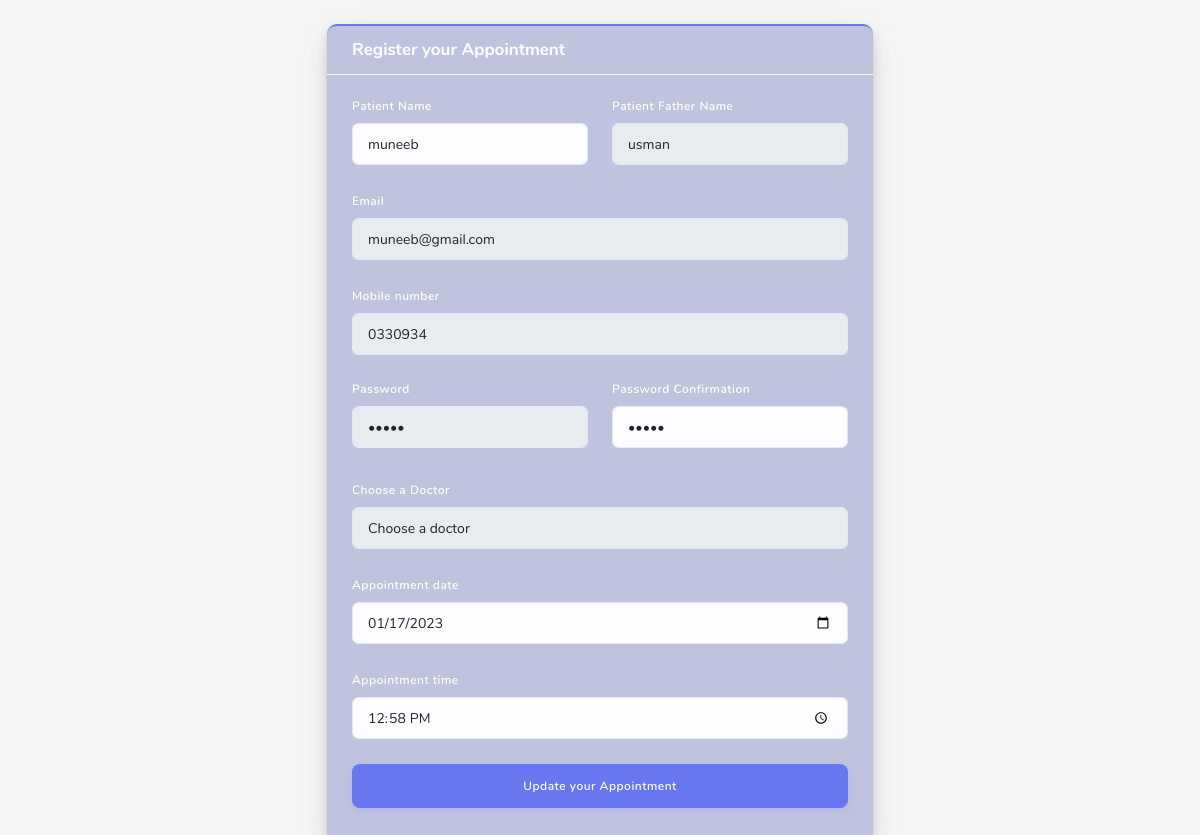
/update-appointment.php?upid=26, run on the app's committed database.
### tables this page shows
CREATE TABLE `patient_record` (
  `pid` bigint(255) NOT NULL,
  `patient_name` varchar(255) NOT NULL,
  `pfather_name` varchar(255) NOT NULL,
  `pemail` varchar(255) NOT NULL,
  `pmobile_number` varchar(255) NOT NULL,
  `password` varchar(255) NOT NULL,
  `cpassword` varchar(255) NOT NULL,
  `cdoctorname` varchar(255) NOT NULL,
  `pdate` varchar(255) NOT NULL,
  `ptime` varchar(255) NOT NULL
);

### update-appointment.php (the view, shortened to what this page needs)
<?php
  include "./include/connection.php";
    $up=$_GET['upid'];
    $upsql="SELECT * FROM `patient_record` WHERE `pid`='$up'";
    $uprun=mysqli_query($conn,$upsql);
    $upfet=mysqli_fetch_assoc($uprun);
  ?>
<!DOCTYPE html>
<html lang="en">
<?php
include "./include/header.php";
?>
<body>
  <div id="app">
    <section class="section">
      <div class="container mt-4">
        <div class="row justify-content-center ">
          <div class="col-12 col-sm-10  col-md-6  col-lg-6  col-xl-6 ">
            <div class="card card-primary">
              <div class="card-header">
                <h4 class="text-white">Register your Appointment</h4>
              </div>
              <div class="card-body">
                <form method="POST" >
                  <div class="row">
                    <div class="form-group col-6">
                      <label for="frist_name">Patient Name</label>
                      <input id="frist_name" oninput="changedata()" onblur="removespantext()" type="text" class="form-control" value="<?php echo $upfet['patient_name']?>" name="patient_name" autofocus>
                    </div>
                    <div class="form-group col-6">
                      <label for="father_name">Patient Father Name</label>
                      <input id="father_name" oninput="changedata1()" onblur="removespantext()" type="text" class="form-control" disabled value="<?php echo $upfet['pfather_name']?>" name="pfather_name">
                    </div>
                  </div>
                  <div class="form-group">
                    <label for="email">Email</label>
                    <input id="email" oninput="changedata3()" disabled onblur="removespantext()" type="email" value="<?php echo $upfet['pemail']?>" class="form-control" name="pemail">
                  </div>
                  <div class="form-group">
                    <label for="mobile_number">Mobile number </label>
                    <input id="mobile_number"  oninput="changedata4()" onblur="removespantext()" disabled type="tel" class="form-control" value="<?php echo $upfet['pmobile_number']?>" name="pmobile_number">
                  </div>
                  <div class="row">
                    <div class="form-group col-6">
                      <label for="password"  class="d-block">Password</label>
                      <input id="password"  oninput="changedata5()" onblur="removespantext()" disabled  value="<?php echo $upfet['password']?>" type="password" class="form-control pwstrength" data-indicator="pwindicator"
                        name="password">
                      <div id="pwindicator" class="pwindicator">
                        <div class="bar"></div>
                      </div>
                    </div>
                    <div class="form-group col-6">
                      <label for="cpassword" class="d-block">Password Confirmation</label>
                      <input id="cpassword" oninput="changedata6()" onblur="removespantext()"name="cpassword" value="<?php echo $upfet['cpassword']?>" type="password" class="form-control" name="password-confirm">
                    </div>
                  </div>
                  <div class="form-group">
                    <label for="doctor">Choose a Doctor </label>
                    <select name="cdoctorname" id="cdoctorname" disabled  class="form-control">
                    <option selected>Choose a doctor</option>
                    </select>
                  </div>
                  <div class="form-group">
                    <label for="date">Appointment date </label>
                    <input id="date" value="<?php echo $upfet['pdate']?>" type="date" class="form-control" name="pdate">
                  </div>
                  <div class="form-group">
                    <label for="time">Appointment time </label>
                    <input id="time" type="time" value="<?php echo $upfet['ptime']?>" class="form-control" name="ptime">
                  </div>
                  <div class="form-group">
                    <button type="submit" name="submit" class="btn btn-primary btn-lg btn-block">
                      Update your Appointment
                    </button>
                  </div>
                </form>
              </div>
            </div>
          </div>
        </div>
      </div>
    </section>
  </div>
</body>
</html>

### update-appointment.php (style rules this page uses)
body { background-image: url(./include/pic1.jpg); background-repeat: no-repeat; background-size: cover; }
.card { background-color: rgba(28, 40, 145, 0.25); }
.form-group label { color:white; }

### data on the page
patient_record: patient_name "muneeb", pfather_name "usman", pemail "muneeb@gmail.com", pmobile_number "0330934", pdate "01/17/2023", ptime "12:58"
